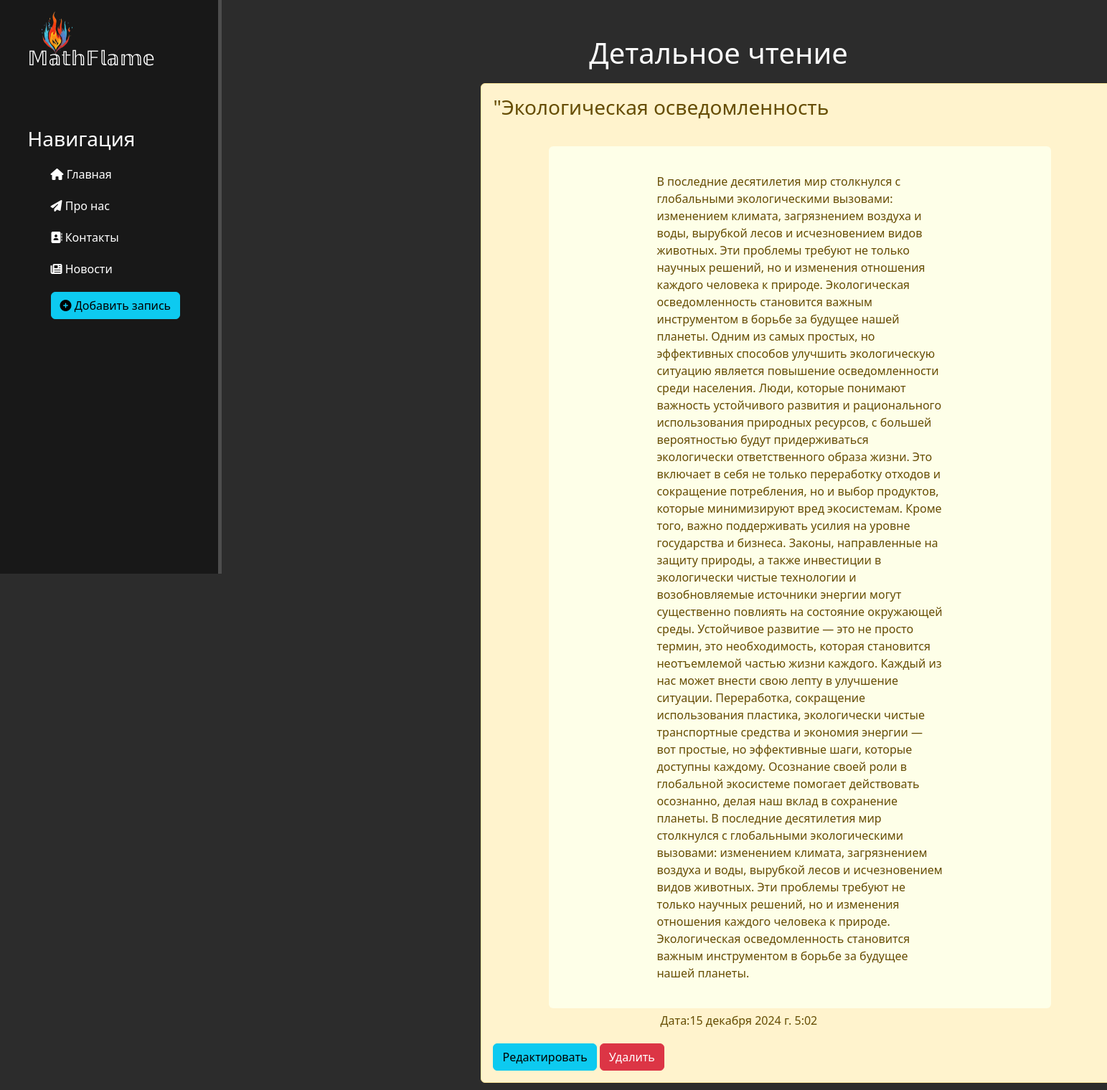
Screenshot of /news/8 with the database file from the repository.
### news/models.py (models this page shows, shortened)
class Articles(models.Model):
    title = models.CharField('Название', max_length=50)
    anons = models.CharField('Анонс', max_length=250)
    full_text = models.TextField('Статья')
    date = models.DateTimeField('Дата публикации')
    class Meta:
        verbose_name = 'Новости'
        verbose_name_plural = 'Новости'

### news/views.py (the view)
# urls.py: path('<int:pk>', views.NewDetailView.as_view(), name='news-detail'),
class NewDetailView(DetailView):
    model = Articles
    template_name = 'news/details_view.html'
    context_object_name = 'article'

### news/templates/news/details_view.html (shortened to what this page needs)
{% extends 'main/layout.html' %}
{% block content %}
<div class="features">
        <h1>Детальное чтение</h1>
                <div class="alert alert-warning">
                    <h3>{{ article.title }}</h3><br>
                    <div class="alert alert-warning1">
                        <p>{{ article.full_text }}</p>
                    </div><br>
                    <p>Дата:{{ article.date }}</p>
                    <a href="{% url 'news-update' article.id %}" class="btn btn-info">Редактировать</a>
                    <a href="{% url 'news-delete' article.id %}" class="btn btn-danger">Удалить</a>
                </div>
    </div>
{% endblock %}

### main/static/main/css/main.css (style rules this page uses)
body { background: #2c2c2c ; }
main .features { color: #fff; float: left; margin-top: 50px; margin-left: 500px; text-align: center; width: 65%; }
main .features h1 { front-size: 50px }
main .features p { max-width: 400px; margin: 20px auto }
.alert-warning { float: left; clear: both; width: 900px; margin: 10px 17%; text-align: left; }
.alert-warning1 { background: #feffe8; float: left; clear: both; width: 700px; margin: 5px 9%; text-align: left; }

### rows the page displays
Articles: title "\"Экологическая осведомленность", full_text "В последние десятилетия мир столкнулся с глобальными экологическими вызовами: изменением климата, загрязнением воздуха и воды, вырубкой лесов и исчезновением видов животных. Эти проблемы требуют не только научных решений, но и изменения отношения каждого человека к природе. Экологическая осведомленность становится важным инструментом в борьбе за будущее нашей планеты. Одним из самых простых, но эффективных способов улучшить экологическую ситуацию является повышение осведомленности среди населения. Люди, которые понимают важность устойчивого развития и рационального использования природных ресурсов, с большей вероятностью будут придерживаться экологически ответственного образа жизни. Это…", date "15 декабря 2024 г. 5:02"
